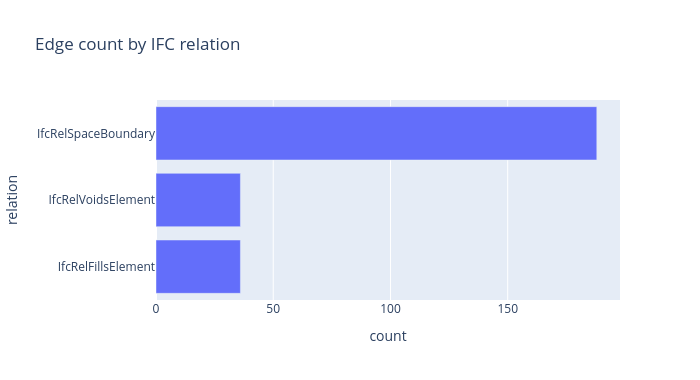

The notebook cell saved with this chart:
### Markdown cell above
### 5.5 Graph Statistics & Sanity Checks

Before proceeding to modelling, we validate the graph structure:
- No self-loops
- No isolated nodes (every element participates in at least one relation)
- Connected component analysis
- Degree distribution per node type

### Code cell
_ = validate_ifc_graph(nodes_df, edge_rows, G_vis)

rel_counts = (
    edge_rows["relation"]
    .value_counts()
    .rename_axis("relation")
    .reset_index(name="count")
    .sort_values("count", ascending=True)
)

fig_bar = px.bar(
    rel_counts,
    x="count",
    y="relation",
    orientation="h",
    title="Edge count by IFC relation",
)
fig_bar.update_layout(width=700, height=380)
fig_bar.show()

### Figure 1 — Plotly figure (JSON) as saved in the notebook; plotly's stock layout.template omitted (floating-point values rounded to 4 significant figures)
{"data": [{"hovertemplate": "count=%{x}<br>relation=%{y}<extra></extra>", "legendgroup": "", "marker": {"color": "#636efa", "pattern": {"shape": ""}}, "name": "", "orientation": "h", "showlegend": false, "textposition": "auto", "type": "bar", "x": [36, 36, 188], "xaxis": "x", "y": ["IfcRelFillsElement", "IfcRelVoidsElement", "IfcRelSpaceBoundary"], "yaxis": "y"}], "layout": {"barmode": "relative", "height": 380, "legend": {"tracegroupgap": 0}, "title": {"text": "Edge count by IFC relation"}, "width": 700, "xaxis": {"anchor": "y", "domain": [0, 1], "title": {"text": "count"}}, "yaxis": {"anchor": "x", "domain": [0, 1], "title": {"text": "relation"}}}}
